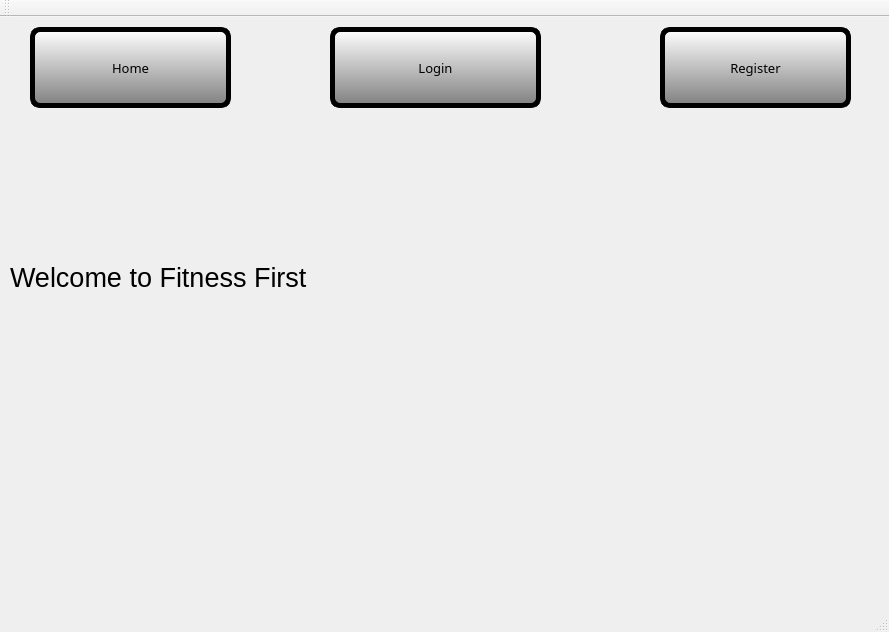
<?xml version="1.0" encoding="UTF-8"?>
<ui version="4.0">
 <class>fitnessFirst</class>
 <widget class="QMainWindow" name="fitnessFirst">
  <property name="geometry">
   <rect>
    <x>0</x>
    <y>0</y>
    <width>889</width>
    <height>632</height>
   </rect>
  </property>
  <property name="windowTitle">
   <string>fitnessFirst</string>
  </property>
  <widget class="QWidget" name="centralWidget">
   <widget class="QStackedWidget" name="mainStack">
    <property name="geometry">
     <rect>
      <x>-10</x>
      <y>120</y>
      <width>901</width>
      <height>471</height>
     </rect>
    </property>
    <property name="styleSheet">
     <string notr="true"/>
    </property>
    <property name="currentIndex">
     <number>0</number>
    </property>
    <widget class="QWidget" name="page">
     <widget class="QLabel" name="label">
      <property name="geometry">
       <rect>
        <x>10</x>
        <y>-60</y>
        <width>1001</width>
        <height>581</height>
       </rect>
      </property>
      <property name="font">
       <font>
        <pointsize>12</pointsize>
       </font>
      </property>
      <property name="styleSheet">
       <string notr="true">background-image: url(:/1.jpg);</string>
      </property>
      <property name="text">
       <string/>
      </property>
     </widget>
     <widget class="QLabel" name="label_6">
      <property name="geometry">
       <rect>
        <x>20</x>
        <y>20</y>
        <width>461</width>
        <height>241</height>
       </rect>
      </property>
      <property name="font">
       <font>
        <pointsize>20</pointsize>
       </font>
      </property>
      <property name="text">
       <string>Welcome to Fitness First</string>
      </property>
     </widget>
    </widget>
    <widget class="QWidget" name="page_2">
     <widget class="QLineEdit" name="loginusername">
      <property name="geometry">
       <rect>
        <x>580</x>
        <y>80</y>
        <width>161</width>
        <height>31</height>
       </rect>
      </property>
      <property name="styleSheet">
       <string notr="true">background-color: rgb(255, 255, 255);
background-color: rgb(255, 255, 255);</string>
      </property>
     </widget>
     <widget class="QLineEdit" name="loginpass">
      <property name="geometry">
       <rect>
        <x>580</x>
        <y>130</y>
        <width>161</width>
        <height>31</height>
       </rect>
      </property>
      <property name="styleSheet">
       <string notr="true">background-color: rgb(255, 255, 255);</string>
      </property>
      <property name="echoMode">
       <enum>QLineEdit::Password</enum>
      </property>
     </widget>
     <widget class="QLabel" name="label_2">
      <property name="geometry">
       <rect>
        <x>380</x>
        <y>80</y>
        <width>161</width>
        <height>41</height>
       </rect>
      </property>
      <property name="font">
       <font>
        <pointsize>16</pointsize>
        <weight>75</weight>
        <bold>true</bold>
       </font>
      </property>
      <property name="styleSheet">
       <string notr="true">color: rgb(255, 255, 255);</string>
      </property>
      <property name="text">
       <string>USERNAME</string>
      </property>
     </widget>
     <widget class="QLabel" name="label_4">
      <property name="geometry">
       <rect>
        <x>380</x>
        <y>130</y>
        <width>171</width>
        <height>31</height>
       </rect>
      </property>
      <property name="font">
       <font>
        <pointsize>16</pointsize>
        <weight>75</weight>
        <bold>true</bold>
       </font>
      </property>
      <property name="styleSheet">
       <string notr="true">color: rgb(255, 255, 255);</string>
      </property>
      <property name="text">
       <string>PASSWORD</string>
      </property>
     </widget>
     <widget class="QPushButton" name="pushButton">
      <property name="geometry">
       <rect>
        <x>550</x>
        <y>230</y>
        <width>191</width>
        <height>61</height>
       </rect>
      </property>
      <property name="font">
       <font>
        <family>Arial</family>
        <pointsize>-1</pointsize>
        <weight>75</weight>
        <bold>true</bold>
        <underline>false</underline>
        <strikeout>false</strikeout>
       </font>
      </property>
      <property name="styleSheet">
       <string notr="true"> QPushButton{
	-moz-box-shadow: -9px 7px 0px -1px #13330a;
	-webkit-box-shadow: -9px 7px 0px -1px #13330a;
	box-shadow: -9px 7px 0px -1px #13330a;
	background-color:#e6254c;
	-moz-border-radius:42px;
	-webkit-border-radius:42px;
	border-radius:42px;
	border:3px solid #801e26;
	display:inline-block;
	cursor:pointer;
	color:#ffffff;
	font-family:Arial;
	font-size:27px;
	padding:14px 33px;
	text-decoration:none;
}
QPushButton:hover {
	background-color:#c92667;
}
QPushButton:active {
	position:relative;
	top:1px;
}</string>
      </property>
      <property name="text">
       <string>DONE</string>
      </property>
     </widget>
     <widget class="QLabel" name="label_7">
      <property name="geometry">
       <rect>
        <x>10</x>
        <y>0</y>
        <width>861</width>
        <height>481</height>
       </rect>
      </property>
      <property name="styleSheet">
       <string notr="true">background-image: url(:/3.jpg);</string>
      </property>
      <property name="text">
       <string/>
      </property>
     </widget>
     <zorder>label_7</zorder>
     <zorder>loginusername</zorder>
     <zorder>loginpass</zorder>
     <zorder>label_2</zorder>
     <zorder>label_4</zorder>
     <zorder>pushButton</zorder>
    </widget>
    <widget class="QWidget" name="page_3">
     <widget class="QPushButton" name="registerDone">
      <property name="geometry">
       <rect>
        <x>600</x>
        <y>370</y>
        <width>151</width>
        <height>61</height>
       </rect>
      </property>
      <property name="styleSheet">
       <string notr="true"> QPushButton{
	-moz-box-shadow: -9px 7px 0px -1px #13330a;
	-webkit-box-shadow: -9px 7px 0px -1px #13330a;
	box-shadow: -9px 7px 0px -1px #13330a;
	background-color:#e6254c;
	-moz-border-radius:42px;
	-webkit-border-radius:42px;
	border-radius:42px;
	border:3px solid #801e26;
	display:inline-block;
	cursor:pointer;
	color:#ffffff;
	font-family:Arial;
	font-size:27px;
	padding:14px 33px;
	text-decoration:none;
}
QPushButton:hover {
	background-color:#c92667;
}
QPushButton:active {
	position:relative;
	top:1px;
}</string>
      </property>
      <property name="text">
       <string>done</string>
      </property>
     </widget>
     <widget class="QLabel" name="label_5">
      <property name="geometry">
       <rect>
        <x>0</x>
        <y>5</y>
        <width>901</width>
        <height>471</height>
       </rect>
      </property>
      <property name="styleSheet">
       <string notr="true">background-image: url(:/register.jpg);</string>
      </property>
      <property name="text">
       <string/>
      </property>
     </widget>
     <widget class="QWidget" name="layoutWidget">
      <property name="geometry">
       <rect>
        <x>40</x>
        <y>30</y>
        <width>521</width>
        <height>331</height>
       </rect>
      </property>
      <layout class="QVBoxLayout" name="verticalLayout_3">
       <item>
        <layout class="QHBoxLayout" name="horizontalLayout">
         <item>
          <layout class="QVBoxLayout" name="verticalLayout">
           <item>
            <widget class="QLabel" name="s_labellastname_2">
             <property name="font">
              <font>
               <pointsize>12</pointsize>
               <weight>75</weight>
               <bold>true</bold>
              </font>
             </property>
             <property name="text">
              <string>First Name</string>
             </property>
            </widget>
           </item>
           <item>
            <widget class="QLineEdit" name="s_lineeditfirstname"/>
           </item>
          </layout>
         </item>
         <item>
          <layout class="QVBoxLayout" name="verticalLayout_2">
           <item>
            <widget class="QLabel" name="s_labellastname">
             <property name="font">
              <font>
               <pointsize>12</pointsize>
               <weight>75</weight>
               <bold>true</bold>
              </font>
             </property>
             <property name="text">
              <string>Last Name</string>
             </property>
            </widget>
           </item>
           <item>
            <widget class="QLineEdit" name="s_lineeditlastname"/>
           </item>
          </layout>
         </item>
        </layout>
       </item>
       <item>
        <layout class="QHBoxLayout" name="horizontalLayout_2">
         <item>
          <layout class="QVBoxLayout" name="verticalLayout_11">
           <item>
            <widget class="QLabel" name="s_labelusername">
             <property name="font">
              <font>
               <pointsize>12</pointsize>
               <weight>75</weight>
               <bold>true</bold>
              </font>
             </property>
             <property name="text">
              <string>Username</string>
             </property>
            </widget>
           </item>
           <item>
            <widget class="QLineEdit" name="s_lineeditusername"/>
           </item>
          </layout>
         </item>
         <item>
          <layout class="QVBoxLayout" name="verticalLayout_12">
           <item>
            <widget class="QLabel" name="s_labelpassword">
             <property name="font">
              <font>
               <pointsize>12</pointsize>
               <weight>75</weight>
               <bold>true</bold>
              </font>
             </property>
             <property name="text">
              <string>Password</string>
             </property>
            </widget>
           </item>
           <item>
            <widget class="QLineEdit" name="s_lineeditpassword">
             <property name="echoMode">
              <enum>QLineEdit::Password</enum>
             </property>
            </widget>
           </item>
          </layout>
         </item>
        </layout>
       </item>
       <item>
        <layout class="QHBoxLayout" name="horizontalLayout_4">
         <item>
          <layout class="QVBoxLayout" name="verticalLayout_14">
           <item>
            <widget class="QLabel" name="s_labelgender_4">
             <property name="font">
              <font>
               <pointsize>12</pointsize>
               <weight>75</weight>
               <bold>true</bold>
              </font>
             </property>
             <property name="text">
              <string>Age</string>
             </property>
            </widget>
           </item>
           <item>
            <widget class="QLineEdit" name="s_lineeditage">
             <property name="text">
              <string/>
             </property>
            </widget>
           </item>
          </layout>
         </item>
         <item>
          <layout class="QVBoxLayout" name="verticalLayout_13">
           <item>
            <widget class="QLabel" name="s_labelgender">
             <property name="font">
              <font>
               <pointsize>12</pointsize>
               <weight>75</weight>
               <bold>true</bold>
              </font>
             </property>
             <property name="styleSheet">
              <string notr="true">color: rgb(255, 255, 255);</string>
             </property>
             <property name="text">
              <string>Gender(M/F)</string>
             </property>
            </widget>
           </item>
           <item>
            <widget class="QLineEdit" name="s_lineeditgender"/>
           </item>
          </layout>
         </item>
        </layout>
       </item>
       <item>
        <layout class="QHBoxLayout" name="horizontalLayout_3">
         <item>
          <layout class="QVBoxLayout" name="verticalLayout_15">
           <item>
            <widget class="QLabel" name="s_labelgender_2">
             <property name="font">
              <font>
               <pointsize>12</pointsize>
               <weight>75</weight>
               <bold>true</bold>
              </font>
             </property>
             <property name="text">
              <string>Height</string>
             </property>
            </widget>
           </item>
           <item>
            <widget class="QLineEdit" name="s_lineeditheight">
             <property name="text">
              <string/>
             </property>
            </widget>
           </item>
          </layout>
         </item>
         <item>
          <layout class="QVBoxLayout" name="verticalLayout_8">
           <item>
            <widget class="QLabel" name="s_labelgender_3">
             <property name="font">
              <font>
               <pointsize>12</pointsize>
               <weight>75</weight>
               <bold>true</bold>
              </font>
             </property>
             <property name="text">
              <string>Weight</string>
             </property>
            </widget>
           </item>
           <item>
            <widget class="QLineEdit" name="s_lineeditweight">
             <property name="text">
              <string/>
             </property>
            </widget>
           </item>
          </layout>
         </item>
        </layout>
       </item>
      </layout>
     </widget>
     <zorder>label_5</zorder>
     <zorder>registerDone</zorder>
     <zorder>layoutWidget</zorder>
    </widget>
   </widget>
   <widget class="QPushButton" name="homeButton">
    <property name="geometry">
     <rect>
      <x>30</x>
      <y>10</y>
      <width>201</width>
      <height>81</height>
     </rect>
    </property>
    <property name="font">
     <font>
      <family>Dutch801 XBd BT</family>
      <pointsize>10</pointsize>
     </font>
    </property>
    <property name="styleSheet">
     <string notr="true">QPushButton{
background-color: qlineargradient(x1: 0, y1: 0, x2: 0, y2: 1, stop: 0 white, stop: 1 grey);
border-style: solid;
border-color: black;
border-width: 5px;
border-radius: 10px;
}</string>
    </property>
    <property name="text">
     <string>Home</string>
    </property>
   </widget>
   <widget class="QPushButton" name="loginButton">
    <property name="geometry">
     <rect>
      <x>330</x>
      <y>10</y>
      <width>211</width>
      <height>81</height>
     </rect>
    </property>
    <property name="font">
     <font>
      <family>Dutch801 XBd BT</family>
      <pointsize>10</pointsize>
     </font>
    </property>
    <property name="styleSheet">
     <string notr="true">QPushButton{
background-color: qlineargradient(x1: 0, y1: 0, x2: 0, y2: 1, stop: 0 white, stop: 1 grey);
border-style: solid;
border-color: black;
border-width: 5px;
border-radius: 10px;
}</string>
    </property>
    <property name="text">
     <string>Login</string>
    </property>
   </widget>
   <widget class="QPushButton" name="registerButton">
    <property name="geometry">
     <rect>
      <x>660</x>
      <y>10</y>
      <width>191</width>
      <height>81</height>
     </rect>
    </property>
    <property name="font">
     <font>
      <family>Dutch801 XBd BT</family>
      <pointsize>10</pointsize>
     </font>
    </property>
    <property name="styleSheet">
     <string notr="true">QPushButton{
background-color: qlineargradient(x1: 0, y1: 0, x2: 0, y2: 1, stop: 0 white, stop: 1 grey);
border-style: solid;
border-color: black;
border-width: 5px;
border-radius: 10px;
}</string>
    </property>
    <property name="text">
     <string>Register</string>
    </property>
   </widget>
   <widget class="QLabel" name="label_3">
    <property name="geometry">
     <rect>
      <x>-10</x>
      <y>-280</y>
      <width>901</width>
      <height>391</height>
     </rect>
    </property>
    <property name="styleSheet">
     <string notr="true">background-image: url(:/2.jpg);</string>
    </property>
    <property name="text">
     <string/>
    </property>
   </widget>
   <zorder>label_3</zorder>
   <zorder>mainStack</zorder>
   <zorder>homeButton</zorder>
   <zorder>loginButton</zorder>
   <zorder>registerButton</zorder>
  </widget>
  <widget class="QMenuBar" name="menuBar">
   <property name="geometry">
    <rect>
     <x>0</x>
     <y>0</y>
     <width>889</width>
     <height>21</height>
    </rect>
   </property>
  </widget>
  <widget class="QToolBar" name="mainToolBar">
   <attribute name="toolBarArea">
    <enum>TopToolBarArea</enum>
   </attribute>
   <attribute name="toolBarBreak">
    <bool>false</bool>
   </attribute>
  </widget>
  <widget class="QStatusBar" name="statusBar"/>
 </widget>
 <layoutdefault spacing="6" margin="11"/>
 <resources/>
 <connections/>
</ui>
